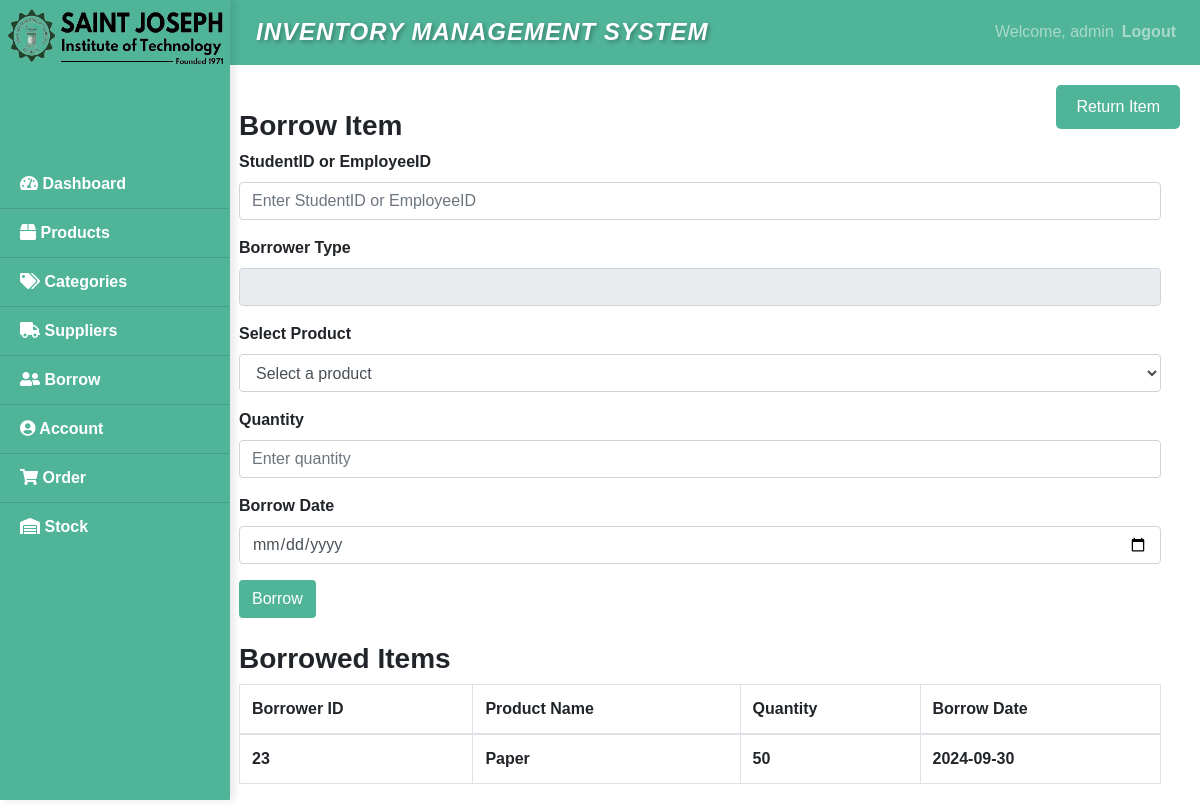
The app's page /borrow_item.php (signed in) with its own data.
### tables this page shows
CREATE TABLE `borrow_records` (
  `record_id` int(11) NOT NULL,
  `borrower_id` int(11) NOT NULL,
  `product_id` int(11) NOT NULL,
  `quantity` int(11) NOT NULL,
  `borrow_date` date NOT NULL,
  `borrower_type` enum('Student','Teacher','','') NOT NULL,
  `return_date` date DEFAULT NULL
);

CREATE TABLE `borrowers` (
  `id` int(11) NOT NULL,
  `name` varchar(100) NOT NULL,
  `type` enum('Student','Teacher') NOT NULL,
  `email` varchar(100) NOT NULL,
  `created_at` timestamp NOT NULL DEFAULT current_timestamp(),
  `updated_at` timestamp NOT NULL DEFAULT current_timestamp() ON UPDATE current_timestamp(),
  `student_id` varchar(50) NOT NULL,
  `grade` varchar(50) NOT NULL,
  `employee_id` varchar(50) NOT NULL,
  `department` varchar(50) NOT NULL
);

CREATE TABLE `products` (
  `id` int(11) NOT NULL,
  `product_name` varchar(255) NOT NULL,
  `category` varchar(255) NOT NULL,
  `price` decimal(10,2) NOT NULL,
  `supplier` varchar(255) NOT NULL,
  `created_at` timestamp NOT NULL DEFAULT current_timestamp(),
  `warehouse` enum('WareHouse A','WareHouse B','WareHouse C','') DEFAULT NULL,
  `row_number` int(11) DEFAULT NULL,
  `column_number` int(11) DEFAULT NULL,
  `quantity` int(11) NOT NULL DEFAULT 0,
  `expiration_date` date DEFAULT NULL,
  `is_expired` tinyint(1) DEFAULT 0
);

### borrow_item.php (the view, shortened to what this page needs)
<!DOCTYPE html>
<html lang="en">
<head>
    <link href="https://stackpath.bootstrapcdn.com/bootstrap/4.5.2/css/bootstrap.min.css" rel="stylesheet">
    <link rel="stylesheet" href="https://cdnjs.cloudflare.com/ajax/libs/font-awesome/5.15.4/css/all.min.css">
</head>
<body>
   <nav class="navbar navbar-expand-md navbar-dark" style="background-color: #50B498;">
        <a class="navbar-brand" href="#">Inventory Management System</a>
        <div class="collapse navbar-collapse" id="navbarNav">
            <ul class="navbar-nav ml-auto">
                <li class="nav-item">
                    <span class="navbar-text">Welcome, <?php echo htmlspecialchars($_SESSION['username']); ?></span>
                </li>
                <li class="nav-item">
                  <b>  <a class="nav-link" href="Login.php">Logout</a>
                </li>
            </ul>
        </div>
    </nav>
    <div class="container-fluid">
        <div class="row">
            <div class="sidebar">
                <div class="sidebar-heading">
                    <img src="founded.png" class="sidebar-logo" alt="Sidebar Logo">
                </div>
               <div class="list-group list-group-flush">
                    <a href="Dashboard.php" class="list-group-item list-group-item-action"><i class="fas fa-tachometer-alt"></i> Dashboard</a>
                    <a href="Product.php" class="list-group-item list-group-item-action"><i class="fas fa-box"></i> Products</a>
                    <a href="Categories.php" class="list-group-item list-group-item-action"><i class="fas fa-tags"></i> Categories</a>
                    <a href="Supplier.php" class="list-group-item list-group-item-action"><i class="fas fa-truck"></i> Suppliers</a>
                    <a href="#borrowerSubMenu" class="list-group-item list-group-item-action" data-toggle="collapse"><i class="fas fa-user-friends"></i> Borrow</a>
                    <a href="Account.php" class="list-group-item list-group-item-action"><i class="fas fa-user-circle"></i> Account</a>
                    <a href="Order.php" class="list-group-item list-group-item-action"><i class="fas fa-shopping-cart"></i> Order</a>
                    <a href="stock.php" class="list-group-item list-group-item-action"><i class="fas fa-warehouse"></i> Stock</a>
                </div>
            </div>
            <main role="main" class="col-md-9 ml-sm-auto col-lg-10 px-4 main-content">
                <button class="return-btn" onclick="window.location.href='return_item.php'">Return Item</button>
                <div class="container mt-4">
                    <h3><b>Borrow Item</b></h3>
                    <form id="borrowForm" action="process_borrower.php" method="POST">
                        <div class="form-group" id="borrowerIdGroup">
                            <label for="borrowerId">StudentID or EmployeeID</label>
                            <input type="text" class="form-control" id="borrowerId" name="borrowerId" placeholder="Enter StudentID or EmployeeID" required>
                        </div>
                        <div class="form-group">
                            <label for="borrowerType">Borrower Type</label>
                            <input type="text" class="form-control" id="borrowerType" name="borrowerType" readonly>
                        </div>
                        <div class="form-group">
                            <label for="productId">Select Product</label>
                            <select class="form-control" id="productId" name="productId" required>
                                <option value="">Select a product</option>
                            </select>
                        </div>
                        <div class="form-group">
                            <label for="quantity">Quantity</label>
                            <input type="number" class="form-control" id="quantity" name="quantity" placeholder="Enter quantity" required>
                        </div>
                        <div class="form-group">
                            <label for="borrowDate">Borrow Date</label>
                            <input type="date" class="form-control" id="borrowDate" name="borrowDate" required>
                        </div>
                        <button type="submit" class="btn" style="background-color: #50B498; color: white;">Borrow</button>
                    </form>
                </div>
               <div class="container mt-4">
    <h3><b>Borrowed Items</b></h3>
    <div class="table-responsive">
        <table class="table table-bordered">
            <thead>
                <tr>
                    <th>Borrower ID</th>
                    <th>Product Name</th>
                    <th>Quantity</th>
                    <th>Borrow Date</th>
                </tr>
            </thead>
            <tbody>
                            <?php
$conn = new mysqli('localhost', 'root', '', 'inventoryproj');
$sql = "SELECT borrowers.id AS borrower_id,
               products.product_name,
               borrow_records.quantity,
               borrow_records.borrow_date
        FROM borrow_records
        JOIN borrowers ON borrow_records.borrower_id = borrowers.id
        JOIN products ON borrow_records.product_id = products.id
        WHERE borrow_records.return_date IS NULL";
$result = $conn->query($sql);
                            if ($result->num_rows > 0) {
                                while($row = $result->fetch_assoc()) {
                                    echo "<tr>
                                            <td>" . $row['borrower_id'] . "</td>
                                            <td>" . $row['product_name'] . "</td>
                                            <td>" . $row['quantity'] . "</td>
                                            <td>" . $row['borrow_date'] . "</td>
                                          </tr>";
                                }
                            } else {
                                echo "<tr><td colspan='5'>No borrowed items found</td></tr>";
                            }
                            ?>
                        </tbody>
                    </table>
                </div>
            </main>
        </div>
    </div>
</body>
</html>

### borrow_item.php (style rules this page uses)
body { font-family: Arial, sans-serif; overflow-x: hidden; }
.sidebar { height: 100vh; width: 230px; position: fixed; top: 0; left: 0; background-color: #50B498; border-right: 1px solid #50B498; box-shadow: 4px 0 8px rgba(0, 0, 0, 0.1); }
.sidebar-heading { text-align: center; padding-bottom: 0px; }
.sidebar-logo { width: 320px; height: 250px; margin-left: -65px; margin-top: -90px; }
.sidebar .list-group-item { border-radius: 0; background-color: #50B498; color: #fff; }
.main-content { margin-left: 250px; padding: 20px; }
.navbar-brand { font-weight: bold; font-family: 'Arial', sans-serif; font-size: 24px; font-style: oblique; text-align: center; flex: 1; letter-spacing: 1px; line-height: 1.2; text-transform: uppercase; text-shadow: 2px 2px 4px rgba(0, 0, 0, 0.3); color: #ffffff; background-color: #50B498; padding: 10px; margin-left: 230px; }
.return-btn { position: absolute; top: 20px; right: 20px; background-color: #50B498; color: white; border: none; padding: 10px 20px; border-radius: 5px; font-size: 16px; }

### records on screen
borrow_records: borrower "23", product.product_name "Paper", quantity "50", borrow_date "2024-09-30"

### other values on screen
$_SESSION['username'] "admin"
